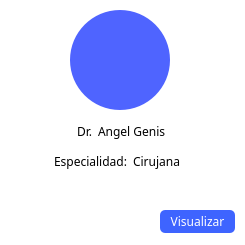
<?xml version="1.0" encoding="UTF-8"?>
<ui version="4.0">
 <class>tarjeta_doctor</class>
 <widget class="QWidget" name="tarjeta_doctor">
  <property name="geometry">
   <rect>
    <x>0</x>
    <y>0</y>
    <width>245</width>
    <height>245</height>
   </rect>
  </property>
  <property name="minimumSize">
   <size>
    <width>245</width>
    <height>245</height>
   </size>
  </property>
  <property name="maximumSize">
   <size>
    <width>245</width>
    <height>245</height>
   </size>
  </property>
  <property name="windowTitle">
   <string>Form</string>
  </property>
  <property name="styleSheet">
   <string notr="true">border: none;
background: white;</string>
  </property>
  <widget class="QLabel" name="fotografia">
   <property name="geometry">
    <rect>
     <x>70</x>
     <y>10</y>
     <width>100</width>
     <height>100</height>
    </rect>
   </property>
   <property name="styleSheet">
    <string notr="true">border: none;
background: #4F64FF;
border-radius: 50px;</string>
   </property>
   <property name="text">
    <string/>
   </property>
  </widget>
  <widget class="QPushButton" name="btn_visualizar">
   <property name="geometry">
    <rect>
     <x>160</x>
     <y>210</y>
     <width>75</width>
     <height>23</height>
    </rect>
   </property>
   <property name="font">
    <font>
     <family>Montserrat</family>
    </font>
   </property>
   <property name="styleSheet">
    <string notr="true">color: white;
border: none;
background: #3E64FF;
border-radius: 5px;</string>
   </property>
   <property name="text">
    <string>Visualizar</string>
   </property>
  </widget>
  <widget class="QWidget" name="">
   <property name="geometry">
    <rect>
     <x>30</x>
     <y>120</y>
     <width>182</width>
     <height>22</height>
    </rect>
   </property>
   <layout class="QHBoxLayout" name="horizontalLayout">
    <item>
     <spacer name="horizontalSpacer">
      <property name="orientation">
       <enum>Qt::Horizontal</enum>
      </property>
      <property name="sizeHint" stdset="0">
       <size>
        <width>40</width>
        <height>20</height>
       </size>
      </property>
     </spacer>
    </item>
    <item>
     <widget class="QLabel" name="tarjetadoctor_doctor_2">
      <property name="font">
       <font>
        <family>Montserrat</family>
       </font>
      </property>
      <property name="text">
       <string>Dr.</string>
      </property>
     </widget>
    </item>
    <item>
     <widget class="QLabel" name="tarjetadoctor_doctor">
      <property name="font">
       <font>
        <family>Montserrat</family>
       </font>
      </property>
      <property name="text">
       <string>Angel Genis</string>
      </property>
     </widget>
    </item>
    <item>
     <spacer name="horizontalSpacer_2">
      <property name="orientation">
       <enum>Qt::Horizontal</enum>
      </property>
      <property name="sizeHint" stdset="0">
       <size>
        <width>40</width>
        <height>20</height>
       </size>
      </property>
     </spacer>
    </item>
   </layout>
  </widget>
  <widget class="QWidget" name="">
   <property name="geometry">
    <rect>
     <x>10</x>
     <y>150</y>
     <width>213</width>
     <height>22</height>
    </rect>
   </property>
   <layout class="QHBoxLayout" name="horizontalLayout_2">
    <item>
     <spacer name="horizontalSpacer_3">
      <property name="orientation">
       <enum>Qt::Horizontal</enum>
      </property>
      <property name="sizeHint" stdset="0">
       <size>
        <width>40</width>
        <height>20</height>
       </size>
      </property>
     </spacer>
    </item>
    <item>
     <widget class="QLabel" name="label_3">
      <property name="font">
       <font>
        <family>Montserrat</family>
       </font>
      </property>
      <property name="text">
       <string>Especialidad:</string>
      </property>
      <property name="alignment">
       <set>Qt::AlignRight|Qt::AlignTrailing|Qt::AlignVCenter</set>
      </property>
     </widget>
    </item>
    <item>
     <widget class="QLabel" name="especialidad">
      <property name="font">
       <font>
        <family>Montserrat</family>
       </font>
      </property>
      <property name="text">
       <string>Cirujana</string>
      </property>
     </widget>
    </item>
    <item>
     <spacer name="horizontalSpacer_4">
      <property name="orientation">
       <enum>Qt::Horizontal</enum>
      </property>
      <property name="sizeHint" stdset="0">
       <size>
        <width>40</width>
        <height>20</height>
       </size>
      </property>
     </spacer>
    </item>
   </layout>
  </widget>
  <widget class="QWidget" name="">
   <property name="geometry">
    <rect>
     <x>20</x>
     <y>180</y>
     <width>193</width>
     <height>22</height>
    </rect>
   </property>
   <layout class="QHBoxLayout" name="horizontalLayout_3">
    <item>
     <spacer name="horizontalSpacer_5">
      <property name="orientation">
       <enum>Qt::Horizontal</enum>
      </property>
      <property name="sizeHint" stdset="0">
       <size>
        <width>40</width>
        <height>20</height>
       </size>
      </property>
     </spacer>
    </item>
    <item>
     <widget class="QLabel" name="estrella1">
      <property name="text">
       <string/>
      </property>
      <property name="pixmap">
       <pixmap resource="../../resources.qrc">:/imagenes/Imagenes/estrella.png</pixmap>
      </property>
      <property name="scaledContents">
       <bool>false</bool>
      </property>
      <property name="alignment">
       <set>Qt::AlignCenter</set>
      </property>
     </widget>
    </item>
    <item>
     <widget class="QLabel" name="estrella1_2">
      <property name="text">
       <string/>
      </property>
      <property name="pixmap">
       <pixmap resource="../../resources.qrc">:/imagenes/Imagenes/estrella.png</pixmap>
      </property>
      <property name="scaledContents">
       <bool>false</bool>
      </property>
      <property name="alignment">
       <set>Qt::AlignCenter</set>
      </property>
     </widget>
    </item>
    <item>
     <widget class="QLabel" name="estrella1_3">
      <property name="text">
       <string/>
      </property>
      <property name="pixmap">
       <pixmap resource="../../resources.qrc">:/imagenes/Imagenes/estrella.png</pixmap>
      </property>
      <property name="scaledContents">
       <bool>false</bool>
      </property>
      <property name="alignment">
       <set>Qt::AlignCenter</set>
      </property>
     </widget>
    </item>
    <item>
     <widget class="QLabel" name="estrella1_4">
      <property name="text">
       <string/>
      </property>
      <property name="pixmap">
       <pixmap resource="../../resources.qrc">:/imagenes/Imagenes/estrella.png</pixmap>
      </property>
      <property name="scaledContents">
       <bool>false</bool>
      </property>
      <property name="alignment">
       <set>Qt::AlignCenter</set>
      </property>
     </widget>
    </item>
    <item>
     <widget class="QLabel" name="estrella1_5">
      <property name="text">
       <string/>
      </property>
      <property name="pixmap">
       <pixmap resource="../../resources.qrc">:/imagenes/Imagenes/estrella.png</pixmap>
      </property>
      <property name="scaledContents">
       <bool>false</bool>
      </property>
      <property name="alignment">
       <set>Qt::AlignCenter</set>
      </property>
     </widget>
    </item>
    <item>
     <spacer name="horizontalSpacer_6">
      <property name="orientation">
       <enum>Qt::Horizontal</enum>
      </property>
      <property name="sizeHint" stdset="0">
       <size>
        <width>40</width>
        <height>20</height>
       </size>
      </property>
     </spacer>
    </item>
   </layout>
  </widget>
 </widget>
 <resources>
  <include location="../../resources.qrc"/>
 </resources>
 <connections/>
</ui>
